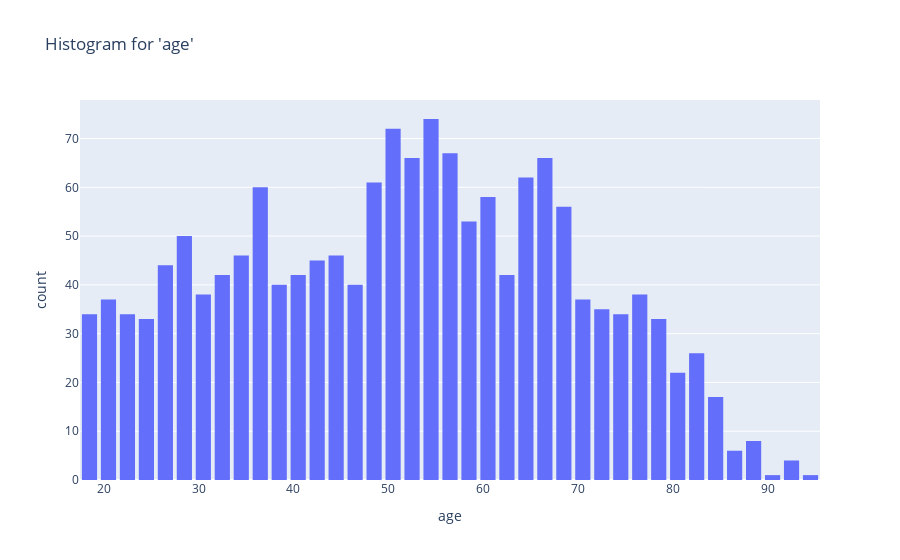

The notebook cell saved with this chart:
### Code cell
import pandas as pd


dfn = df[(df.age > 0) & (df.J005 > 0)]
my_data = pd.Series(df["age"].to_numpy())

column = "age"

fig = px.histogram(dfn, x = "age", nbins = 50, title = "Histogram for '"+ column + "'")
fig.update_layout(bargap=0.2)
fig.show()


statistic, pvalue = stats.shapiro(my_data)
print('\033[1m' + "Shapiro-Wilk Test:\n\n" + '\033[0m'+"Statistic: ", statistic, "\nPvalue: ", pvalue)

### Figure 1 — Plotly figure (JSON) as saved in the notebook; plotly's stock layout.template omitted (floating-point values rounded to 4 significant figures; data arrays with more than 128 entries replaced by an {"elided": "..."} marker saying what was removed)
{"data": [{"alignmentgroup": "True", "bingroup": "x", "hovertemplate": "age=%{x}<br>count=%{y}<extra></extra>", "legendgroup": "", "marker": {"color": "#636efa", "pattern": {"shape": ""}}, "name": "", "nbinsx": 50, "offsetgroup": "", "orientation": "v", "showlegend": false, "type": "histogram", "x": {"elided": "1570 int values"}, "xaxis": "x", "yaxis": "y"}], "layout": {"bargap": 0.2, "barmode": "relative", "legend": {"tracegroupgap": 0}, "title": {"text": "Histogram for 'age'"}, "xaxis": {"anchor": "y", "domain": [0, 1], "title": {"text": "age"}}, "yaxis": {"anchor": "x", "domain": [0, 1], "title": {"text": "count"}}}}
